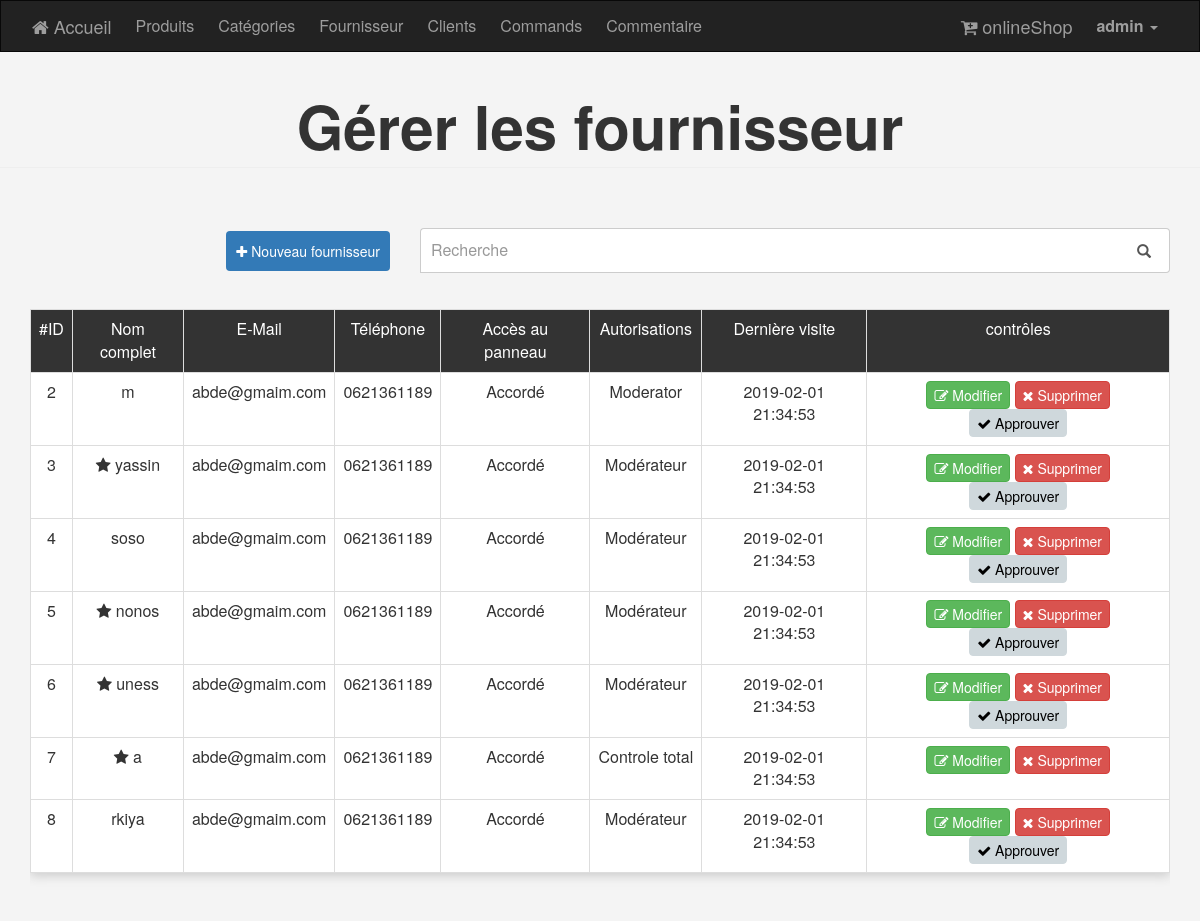
The page /admin/Fournisseur.php (signed in) on the database its author committed.
### tables this page shows
CREATE TABLE Fournisseur (
  fourniID        INT PRIMARY KEY NOT NULL AUTO_INCREMENT,
  nomComplet      VARCHAR(100) UNIQUE,
  pass            VARCHAR(255)    NOT NULL,
  email           VARCHAR(255)    NOT NULL,
  phone           VARCHAR(255)             DEFAULT '0621361189',
  panelAccess     INT                      DEFAULT 0,
  permission      VARCHAR(25)              DEFAULT 'simple user',
  StatutConfiance TINYINT                  DEFAULT 0,
  statutInsc      TINYINT                  DEFAULT 0,
  derniereVisite  DATETIME                 DEFAULT now()
);

### admin/includes/functions/functions.php (called while the page is built, shortened)
<?php
function select($rqt)
{
    global $con;
    $stmt = $con->prepare($rqt);
    $stmt->execute();
    return $stmt->fetchAll();
}
    ?>

### admin/Fournisseur.php (the view, shortened to what this page needs)
<?php
if (isset($_SESSION['Username'])) {
    include 'init.php';
    $do = (isset($_GET['do']) ? filter_var($_GET['do'], FILTER_SANITIZE_STRING) : 'manage');
    if ($do == 'manage') {
        $rqt = "SELECT * FROM Fournisseur WHERE fourniID !=  " . $_SESSION['fourniID'] . " ;";
        $rows = select($rqt);
        ?>
        <h1 class="text-center page-header pageTitle">Gérer les fournisseur</h1>
        <div class="container  ">
            <div class="seachBar">
                <div class="row">
                    <div class="col-xs-12 col-md-8 pull-right">
                        <form action="Fournisseur.php" method="get">
                            <div class="input-group stylish-input-group">
                                <input type="text" name="search" class="form-control" placeholder="Recherche">
                                <span class="input-group-addon">
                                    <button type="submit"><span class="glyphicon glyphicon-search"></span></button>
                                </span>
                            </div>
                        </form>
                    </div>
                    <div class="col-xs-6 col-md-4 pull-right">
                        <a href="Fournisseur.php?do=add" class="btn btn-primary search-btn pull-right">
                            <i class="fa fa-plus"></i>
                            Nouveau fournisseur</a>
                    </div>
                </div>
            </div>
        </div>
        <div class="container">
            <?php
            if (empty($rows)) {
                noResult("Aucun résultat n'a été trouvé pour " . $_GET['search']);
            } else {
                ?>
                <div class="table-responsive">
                    <table class="main-table text-center table table-bordered">
                        <tr>
                            <td>#ID</td>
                            <td>Nom complet</td>
                            <td>E-Mail</td>
                            <td>Téléphone</td>
                            <td>Accès au panneau</td>
                            <td>Autorisations</td>
                            <td>Dernière visite</td>
                            <td>contrôles</td>
                        </tr>
                        <?php
                        foreach ($rows as $row) {
                        ?>
                        <tr>
                            <td><?= $row['fourniID']; ?></td>
                            <td><?= ($row['StatutConfiance'] == 1 ? '<i class="fa fa-star"></i> ' : '') ?><?= $row['nomComplet']; ?></td>
                            <td><?= $row['email']; ?></td>
                            <td><?= $row['phone']; ?></td>
                            <td><?= ($row['panelAccess'] == 1 ? 'Accordé' : 'Non accordé'); ?></td>
                            <td><?= $row['permission']; ?></td>
                            <td><?= $row['derniereVisite']; ?></td>
                            <td>
                                <a href="Fournisseur.php?do=edit&fID=<?= $row['fourniID']; ?>"
                                   class="btn btn-success"><i class="fa fa-edit"></i> Modifier</a>
                                <a href="Fournisseur.php?do=delete&fID=<?= $row['fourniID']; ?>"
                                   class="btn btn-danger confirm"><i class="fa fa-remove"></i> Supprimer</a>
                                <?= ($row['statutInsc'] == 0 ? "<a href='Fournisseur.php?do=approve&fID=" . $row['fourniID'] . "' class='btn btn-cool'><i class='fa fa-check'></i> Approuver</a>" : ""); ?>
                            </td>
                            <?php
                            }
                            ?>
                    </table>
                </div>
                <?php
            }
            ?>
        </div>
        <?php
    }
    include $tpl . 'footer.php';
} else {
    header('location: index.php');
    exit();
}

### admin/layout/css/backend.css (style rules this page uses)
.form-control { position: relative; font-size: 16px; height: auto; padding: 10px; }
input[type="text"] { margin-bottom: 0; border-bottom-left-radius: 0; border-bottom-right-radius: 0; }
html { position: relative; min-height: 100%; }
.pageTitle { font-size: 45pt; font-weight: bold; }
.main-table { font-size: 16px; -webkit-box-shadow: 0 3px 10px #ccc; -moz-box-shadow: 0 3px 10px #ccc; box-shadow: 0 3px 10px #ccc; }
.main-table td { background-color: white; vert-align: middle !important; }
.main-table tr:first-child td { background-color: #333333; color: #fff; text-align: center; }
.main-table .btn { padding: 3px 7px; }
.seachBar { margin: 30px 0 20px 0; }
.btn-cool { color: black; background-color: #CFD8DC; border-color: #CFD8DC; }
.container .seachBar { margin-top: 40px; }
.stylish-input-group .input-group-addon { background: white !important; }
.stylish-input-group .form-control { border-right: 0; box-shadow: 0 0 0; border-color: #ccc; }
.stylish-input-group button { border: 0; background: transparent; }
.search-btn { border-width: 0px; padding: 10px; margin-top: 3px; }

### rows shown on the page
fournisseur: fourniID "2", nomComplet "m", email "abde@gmaim.com", phone "0621361189", panelAccess "Accordé", permission "Moderator", derniereVisite "2019-02-01 21:34:53"
fournisseur: fourniID "3", StatutConfiance 1 (drawn), nomComplet "yassin", email "abde@gmaim.com", phone "0621361189", panelAccess "Accordé", permission "Modérateur", derniereVisite "2019-02-01 21:34:53"
fournisseur: fourniID "4", nomComplet "soso", email "abde@gmaim.com", phone "0621361189", panelAccess "Accordé", permission "Modérateur", derniereVisite "2019-02-01 21:34:53"
fournisseur: fourniID "5", StatutConfiance 1 (drawn), nomComplet "nonos", email "abde@gmaim.com", phone "0621361189", panelAccess "Accordé", permission "Modérateur", derniereVisite "2019-02-01 21:34:53"
fournisseur: fourniID "6", StatutConfiance 1 (drawn), nomComplet "uness", email "abde@gmaim.com", phone "0621361189", panelAccess "Accordé", permission "Modérateur", derniereVisite "2019-02-01 21:34:53"
fournisseur: fourniID "7", StatutConfiance 1 (drawn), nomComplet "a", email "abde@gmaim.com", phone "0621361189", panelAccess "Accordé", permission "Controle total", derniereVisite "2019-02-01 21:34:53"
fournisseur: fourniID "8", nomComplet "rkiya", email "abde@gmaim.com", phone "0621361189", panelAccess "Accordé", permission "Modérateur", derniereVisite "2019-02-01 21:34:53"

### other values the page prints
$_SESSION['Username'] "admin"
